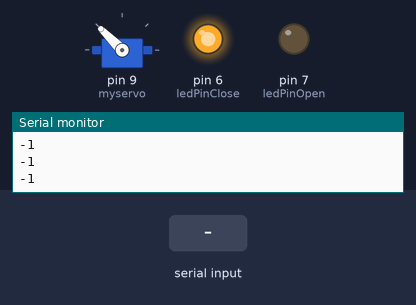
The sketch below on a simulated Arduino Uno, built with avr-gcc and run on an emulated ATmega328P. On the bench: servo, output pins drawn as LEDs (lit = HIGH), the last lines printed to the serial monitor. The inputs (shaded band) are chosen by the test bench.

Above: at 1.2 s.
1.3 s: "O" received over the second serial link
At 2.1 s:
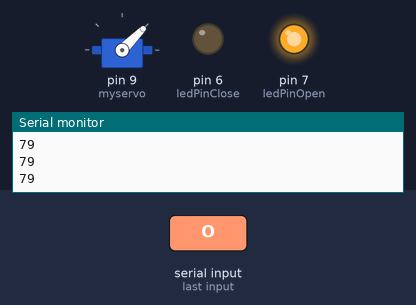
2.8 s: "C" received over the second serial link
At 3.1 s:
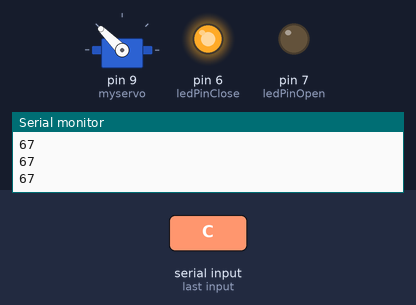
Timing chart, 0 to 5.8 s (numbered marks = the images above; inputs shaded):
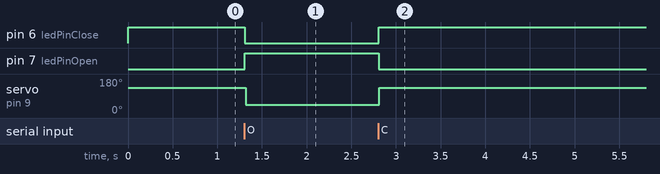

Measured:
- after the input at 1.3 s, pin 6 (ledPinClose): HIGH → LOW at once; pin 7 (ledPinOpen): LOW → HIGH at once; servo on pin 9 (myservo): 135° → 45° at once
- after the input at 2.8 s, pin 6 (ledPinClose): LOW → HIGH at once; pin 7 (ledPinOpen): HIGH → LOW at once; servo on pin 9 (myservo): 45° → 135° at once

The sketch:

Bluetooth_Gate_Controll.ino
```cpp
#include <Servo.h>
#include <SoftwareSerial.h>
SoftwareSerial MyBlue(2, 3); // RX | TX
int ledPinOpen = 7; //definition digital 8 pins as pin to control the LED
int ledPinClose = 6;
Servo myservo;
int flag = -1;
int flag_previous = -1;
void setup()
{
  myservo.attach(9);
  pinMode(ledPinOpen, OUTPUT);   //Set the digital 8 port mode, OUTPUT: Output mode
  pinMode(ledPinClose, OUTPUT);
  Serial.begin(9600);
  MyBlue.begin(9600);
  Serial.println("Ready to connect\nDefualt password is 1234 or 000");
myservo.write(135);
digitalWrite(ledPinClose, HIGH);
}
void loop()
{

int angle = myservo.read();
//Serial.println(angle);

  if (MyBlue.available())
    flag = MyBlue.read();
  Serial.println(flag);

  if (flag_previous != flag) {
    flag_previous = flag;

    if (flag == 79)
    {

digitalWrite(ledPinClose, LOW);
      digitalWrite(ledPinOpen, HIGH);
      Serial.println("LED On");

      //for (int pos = 90; pos <= 180; pos += 1) { // goes from 0 degrees to 180 degrees
        // in steps of 1 degree
        myservo.write(45);              // tell servo to go to position in variable 'pos'
       // delay(15);
     // }
    }
    else if (flag == 67)
    {
      digitalWrite(ledPinOpen, LOW);
      digitalWrite(ledPinClose, HIGH);
      Serial.println("LED Off");
     // for (int pos = 180; pos >= 90; pos -= 1) { // goes from 180 degrees to 0 degrees
        myservo.write(135);              // tell servo to go to position in variable 'pos'
        //delay(15);                       // waits 15ms for the servo to reach the position
      //}
    }else{


    }

  }
}
```
